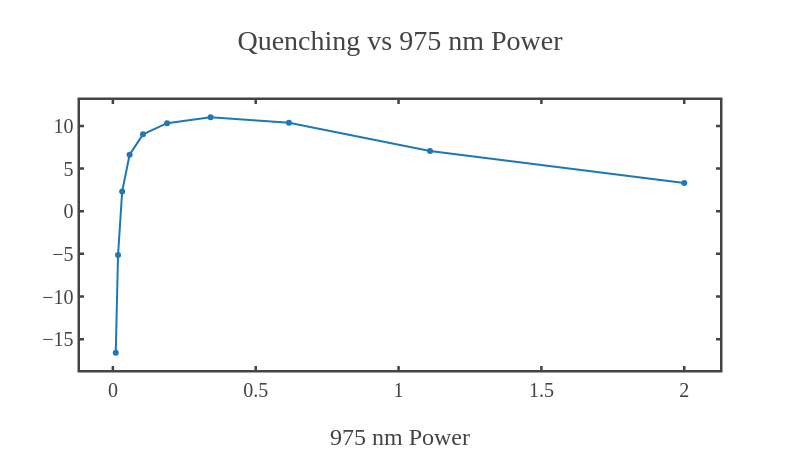
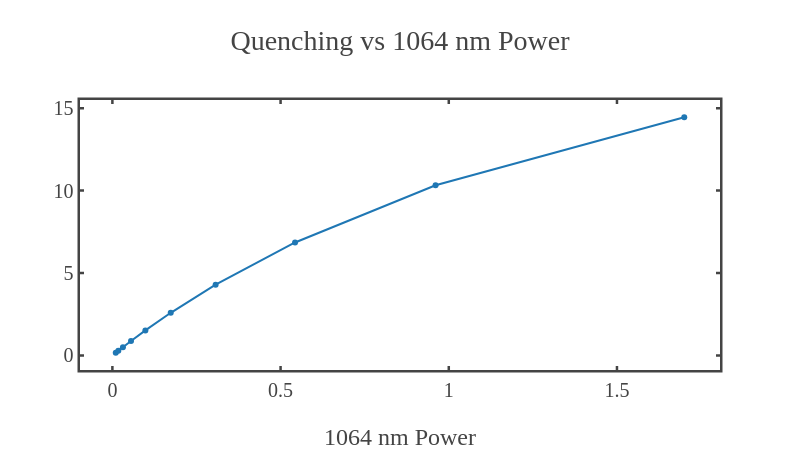

Write notebook code for charts like these, in order.
### Code cell
import plotly.graph_objects as go
import numpy as np

# ------------------------------------------------------------
# Choose fixed powers (nearest indices from grids)
# ------------------------------------------------------------
I975_fixed  = 0.2
I1064_fixed = 0.9

idx_975  = np.argmin(np.abs(powers_975  - I975_fixed))
idx_1064 = np.argmin(np.abs(powers_1064 - I1064_fixed))

# ------------------------------------------------------------
# 1) Quenching vs 975 nm power (fixed 1064 nm)
# ------------------------------------------------------------
fig_q_975 = go.Figure()

fig_q_975.add_trace(
    go.Scatter(
        x=powers_975,
        y=Q[idx_1064, :],
        mode="lines+markers",
        name=f"1064 nm = {powers_1064[idx_1064]:.2f}"
    )
)

fig_q_975.update_layout(
    template=fig_template,
    width = 800,
    height = 450,
    xaxis_title="975 nm Power",
    # yaxis_title="Quenching (%)",
    title="Quenching vs 975 nm Power",
        xaxis=dict(
        zeroline=False,   # remove x=0 line
        showline=True
    ),
    yaxis=dict(
        zeroline=False,   # remove y=0 line
        showline=True
    )
)

fig_q_975.show()

# ------------------------------------------------------------
# 2) Quenching vs 1064 nm power (fixed 975 nm)
# ------------------------------------------------------------
fig_q_1064 = go.Figure()

fig_q_1064.add_trace(
    go.Scatter(
        x=powers_1064,
        y=Q[:, idx_975],
        mode="lines+markers",
        name=f"975 nm = {powers_975[idx_975]:.2f}"
    )
)

fig_q_1064.update_layout(
    template=fig_template,
    width = 800,
    height = 450,
    xaxis_title="1064 nm Power",
    # yaxis_title="Quenching (%)",
    title="Quenching vs 1064 nm Power",
        xaxis=dict(
        zeroline=False,   # remove x=0 line
        showline=True
    ),
    yaxis=dict(
        zeroline=False,   # remove y=0 line
        showline=True
    )
)


fig_q_1064.show()

### Figure 1 — Plotly figure (JSON) as saved in the notebook; plotly's stock layout.template omitted (floating-point values rounded to 4 significant figures)
{"data": [{"mode": "lines+markers", "name": "1064 nm = 0.96", "type": "scatter", "x": [0.01, 0.01802, 0.03246, 0.05848, 0.1054, 0.1898, 0.342, 0.6162, 1.11, 2.0], "y": [-16.59, -5.137, 2.299, 6.626, 9.009, 10.32, 11.01, 10.36, 7.061, 3.304]}], "layout": {"height": 450, "title": {"text": "Quenching vs 975 nm Power"}, "width": 800, "xaxis": {"showline": true, "title": {"text": "975 nm Power"}, "zeroline": false}, "yaxis": {"showline": true, "zeroline": false}}}

### Figure 2 — Plotly figure (JSON) as saved in the notebook; plotly's stock layout.template omitted (floating-point values rounded to 4 significant figures)
{"data": [{"mode": "lines+markers", "name": "975 nm = 0.19", "type": "scatter", "x": [0.01, 0.01769, 0.03131, 0.0554, 0.09802, 0.1734, 0.3069, 0.543, 0.9608, 1.7], "y": [0.1621, 0.2856, 0.5016, 0.8765, 1.517, 2.586, 4.294, 6.852, 10.32, 14.45]}], "layout": {"height": 450, "title": {"text": "Quenching vs 1064 nm Power"}, "width": 800, "xaxis": {"showline": true, "title": {"text": "1064 nm Power"}, "zeroline": false}, "yaxis": {"showline": true, "zeroline": false}}}
